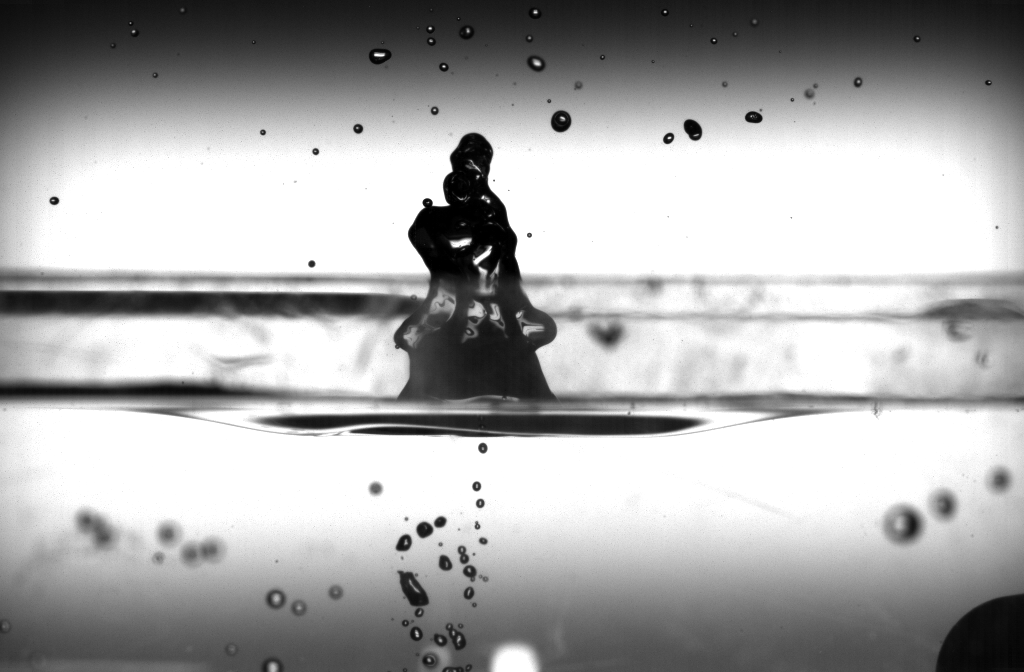
#> input picture images/screen_bulles.png, 1024 x 672 px
$ python detect_bright_spots.py --image ../images/screen_bulles.png
#> lines starting #> are read from the running program, lines starting #| are printed output that depends on the picture; after the words box and inside, x2 and y2 are one past the last pixel; in counts of white or black regions, pixels touching at a corner belong together
# USAGE
# python detect_bright_spots.py --image images/lights_01.png

# import the necessary packages
from imutils import contours
from skimage import measure
import numpy as np
import argparse
import imutils
import cv2

# construct the argument parse and parse the arguments
ap = argparse.ArgumentParser()
ap.add_argument("-i", "--image", required=True,
	help="path to the image file")
args = vars(ap.parse_args())

# load the image, convert it to grayscale, and blur it
image = cv2.imread(args["image"])
#> image is the input picture: shape (672, 1024, 3); min 0, max 255, mean 171.2
gray = cv2.cvtColor(image, cv2.COLOR_BGR2GRAY)
blurred = cv2.GaussianBlur(gray, (11, 11), 0)

# threshold the image to reveal light regions in the
# blurred image
thresh = cv2.threshold(blurred, 200, 255, cv2.THRESH_BINARY)[1]
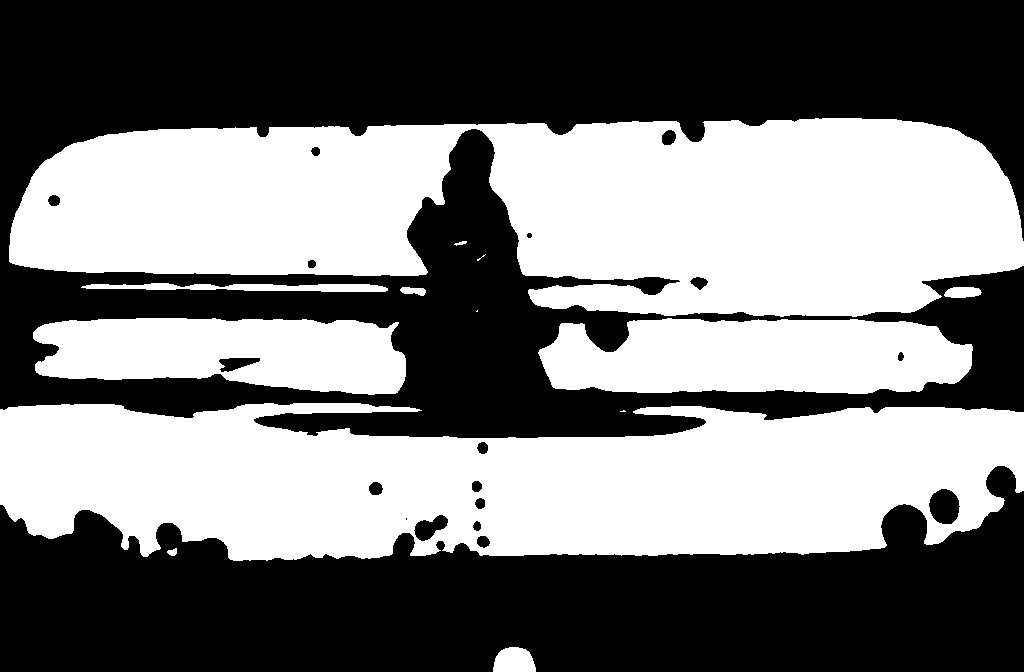
#> thresh: shape (672, 1024); 47.5% white; 13 white regions (3 under 20 px), largest, box (x1, y1, x2, y2) and area: (9, 118, 1024, 317) 148243, (0, 403, 1024, 561) 125716, (538, 318, 973, 394) 27508

# perform a series of erosions and dilations to remove
# any small blobs of noise from the thresholded image
thresh = cv2.erode(thresh, None, iterations=2)
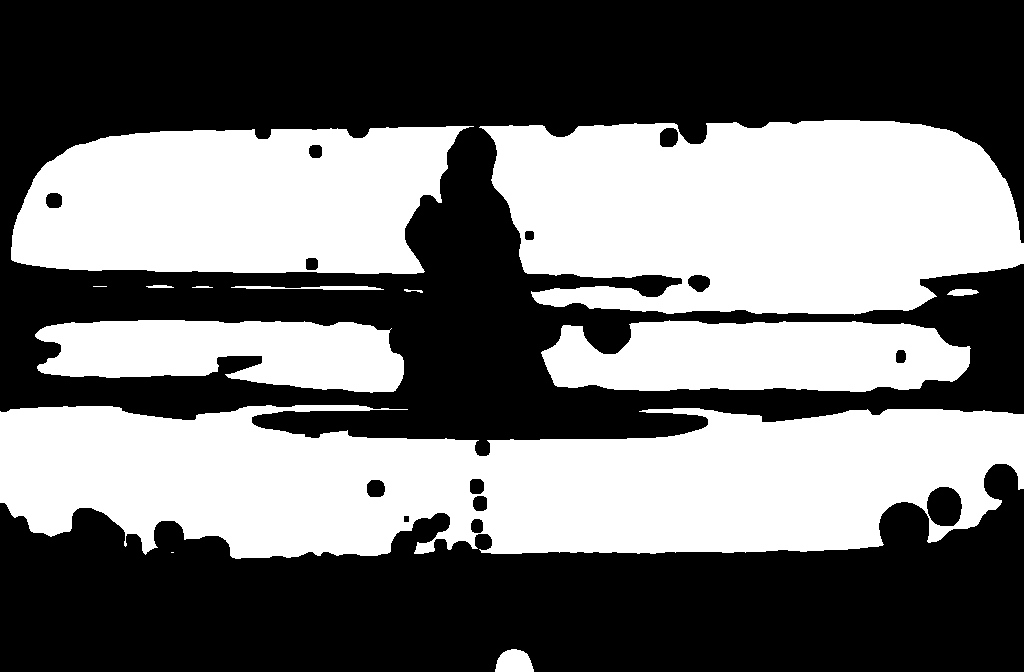
#> thresh: shape (672, 1024); 44.4% white; 13 white regions (2 under 20 px), largest, box (x1, y1, x2, y2) and area: (0, 405, 1024, 559) 117732, (479, 120, 1024, 315) 85812, (11, 126, 474, 274) 55142
thresh = cv2.dilate(thresh, None, iterations=4)
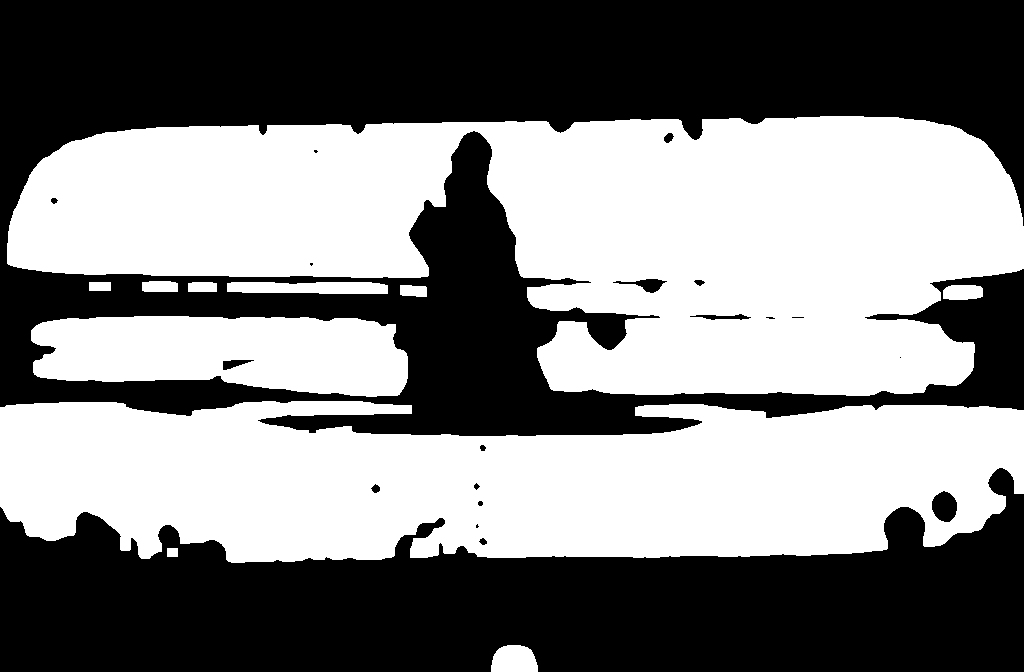
#> thresh: shape (672, 1024); 50.4% white; 20 black regions (6 under 20 px), largest, box (x1, y1, x2, y2) and area: (0, 0, 1024, 436) 211848, (0, 468, 1024, 672) 127666, (932, 491, 957, 522) 589

# perform a connected component analysis on the thresholded
# image, then initialize a mask to store only the "large"
# components
labels = measure.label(thresh, neighbors=8, background=0)
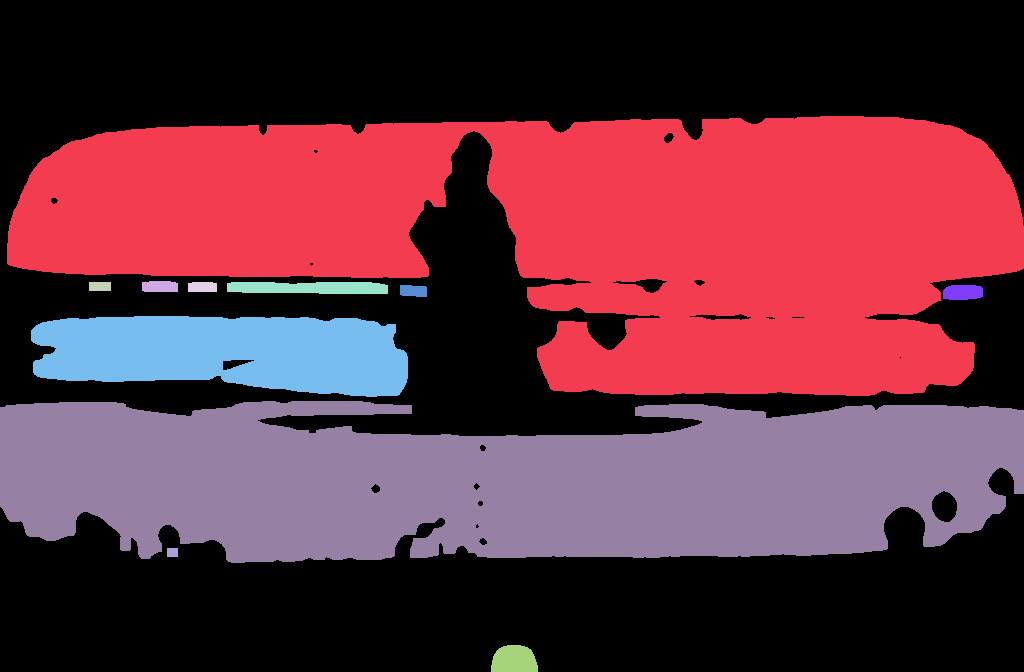
#> labels: shape (672, 1024) int64; 12 distinct labels, from 0 to 11; one colour per label, 0 black
mask = np.zeros(thresh.shape, dtype="uint8")

# loop over the unique components
for label in np.unique(labels):
	# if this is the background label, ignore it
	if label == 0:
		continue

	# otherwise, construct the label mask and count the
	# number of pixels
	labelMask = np.zeros(thresh.shape, dtype="uint8")
	labelMask[labels == label] = 255
	numPixels = cv2.countNonZero(labelMask)

	# if the number of pixels in the component is sufficiently
	# large, then add it to our mask of "large blobs"
	if numPixels > 300:
		mask = cv2.add(mask, labelMask)
#> this loop made 12 passes
#> numPixels on passes 2 to 12: 184957, 378, 198, 282, 1745, 290, 542, 24430, 133012, 99, 1073
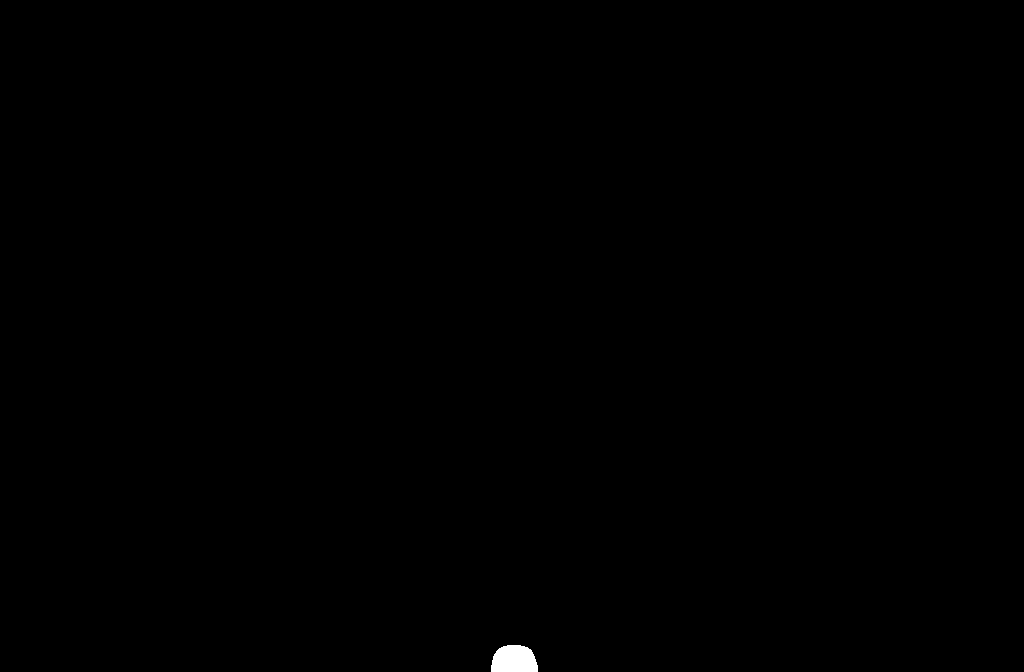
#> labelMask: shape (672, 1024); 0.16% white; 1 white region, box (x1, y1, x2, y2) and area: (491, 645, 538, 672) 1073
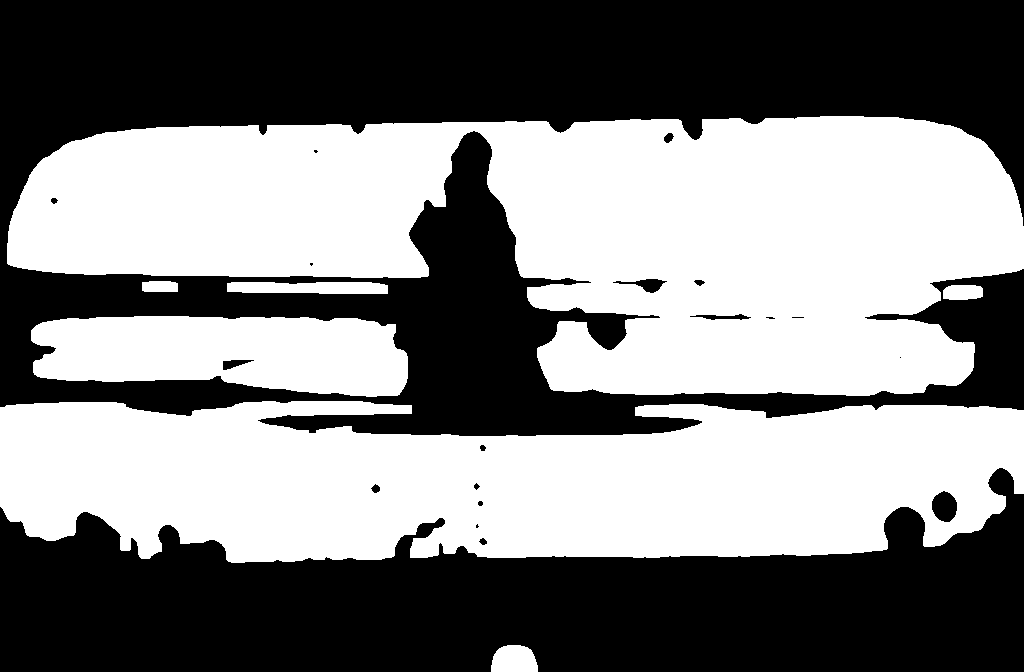
#> mask: shape (672, 1024); 50.3% white; 20 black regions (6 under 20 px)

# find the contours in the mask, then sort them from left to
# right
cnts = cv2.findContours(mask.copy(), cv2.RETR_EXTERNAL,
	cv2.CHAIN_APPROX_SIMPLE)
#> cnts = 7 contours; box (x1, y1, x2, y2) and area: (7, 116, 1024, 396) 184035, (0, 401, 1024, 563) 132228, (31, 316, 408, 397) 24158, (227, 282, 388, 294) 1576, (491, 645, 538, 672) 1011, (943, 285, 983, 300) 494, (142, 281, 178, 292) 334
cnts = imutils.grab_contours(cnts)
cnts = contours.sort_contours(cnts)[0]


# show the output image
cv2.imshow("Image", image)
cv2.waitKey(0)
